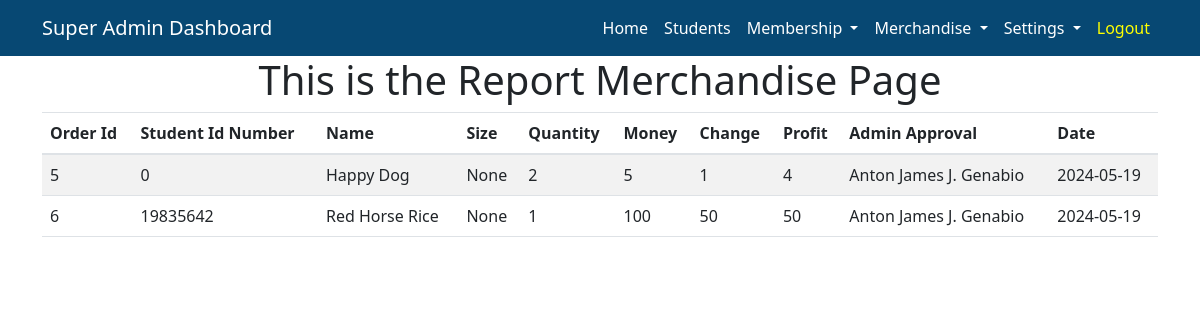
The app's page /Admin/AdminReportMerch.php (signed in) with its own data.
### tables this page shows
CREATE TABLE `order_details` (
  `order_details_id` int(11) NOT NULL,
  `id_number` int(11) NOT NULL,
  `order_name` varchar(90) NOT NULL,
  `size` varchar(10) NOT NULL,
  `quantity` int(11) NOT NULL,
  `money` double NOT NULL,
  `changeCoins` double NOT NULL,
  `profit` double NOT NULL,
  `admin_name` varchar(50) NOT NULL,
  `date` varchar(10) NOT NULL
);

### Backend/BackendAdmin.php (called while the page is built, shortened)
<?php
function orderDetails(){
    $db = Database::getInstance();
    $conn = $db->getConnection();
    $sqlUserOrderDetails = "SELECT * FROM order_details  ";
    $ordersD = mysqli_query($conn, $sqlUserOrderDetails);
    if(mysqli_num_rows($ordersD) > 0)
        {
          $orderDetails = [];
          while($orderD = mysqli_fetch_array($ordersD)) {
              $orderDetails[] = $orderD;
        }
      }
      return $orderDetails;
}
?>

### Admin/AdminReportMerch.php (the view, shortened to what this page needs)
<?php
if ($_SESSION['position'] == "President" || $_SESSION['position'] == "Developer") {
  require '../Controller/ControllerSuperAdmin.php';
} else {
  require '../Controller/ControllerAdmin.php';
}
     $orderDetails = orderDetails();
?>
<!DOCTYPE html>
<html lang="en">
<head>
</head>
<body>
    <h1 class="text-center">This is the Report Merchandise Page</h1>
<div class="container">
<table id="example" class="table table-striped table-hover table-responsive-lg " style="width:100%; overflow:auto">
    <thead>
        <tr>
            <th >Order Id</th>
            <th >Student Id Number</th>
            <th >Name</th>
            <th >Size</th>
            <th >Quantity</th>
            <th >Money</th>
            <th >Change</th>
            <th >Profit</th>
            <th >Admin Approval</th>
            <th >Date</th>
        </tr>
    </thead>
    <tbody>
        <?php foreach ($orderDetails as $person): ?>
            <tr>
                <td><?php echo $person['order_details_id']; ?></td>
                <td><?php echo $person['id_number']; ?></td>
                <td><?php echo $person['order_name'] ?></td>
                <td><?php echo $person['size']; ?></td>
                <td><?php echo $person['quantity']; ?></td>
                <td><?php echo $person['money']; ?></td>
                 <td><?php echo $person['changeCoins']; ?></td>
                 <td><?php echo $person['profit']; ?></td>
                 <td><?php echo $person['admin_name']; ?></td>
                 <td><?php echo $person['date']; ?></td>
            </tr>
        <?php endforeach; ?>
    </tbody>
</table>
  </div>
</body>
</html>

### records on screen
order_details: order_details_id "5", id_number "0", order_name "Happy Dog", size "None", quantity "2", money "5", changeCoins "1", profit "4", admin_name "Anton James J. Genabio", date "2024-05-19"
order_details: order_details_id "6", id_number "19835642", order_name "Red Horse Rice", size "None", quantity "1", money "100", changeCoins "50", profit "50", admin_name "Anton James J. Genabio", date "2024-05-19"
